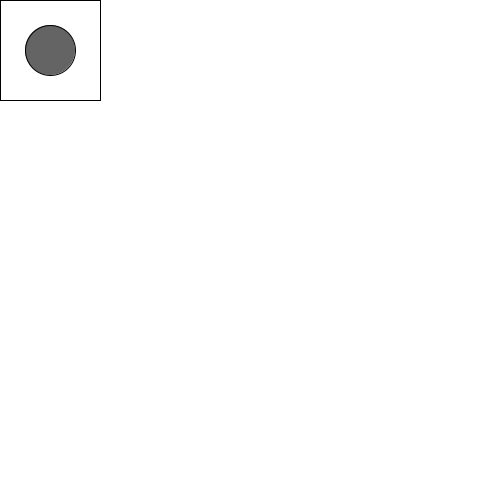
Frame 1 (no input)
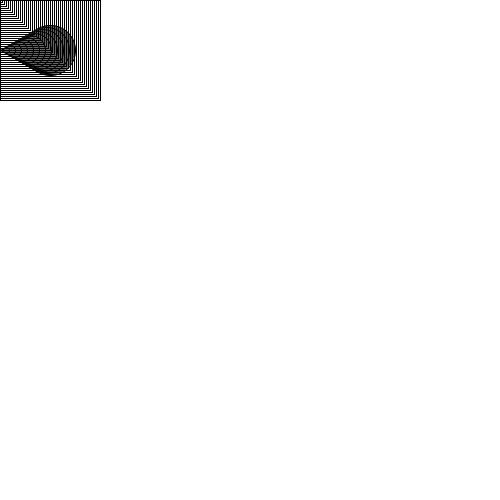
Frame 60 (the mouse pressed at the canvas centre just before this capture)
Frame 120 (the mouse held since frame 60 and released just before this capture): identical to frame 60, image omitted

The Processing sketch that drew these frames (run headless with seeded random() and noise(); from frame 60 on, the mouse is pressed at the canvas centre):

// Processing sketch: processing_141896
// ── processing_141896.pde

/*
  Lines and circles 2.
  Trying d1 approach with everything inside draw using the
  functions fill() and noFill().
*/


void setup(){
 background(255);
 // Create the background lines 
// for(int i=100;i>0;i=i-2){
//   rect(0,0,i,i); 
//  } 
  size(500, 500);
  // Decrease framerate to see the creation process
  frameRate(10);
}

// Counter for circles
int e=50;
int r=100;


void draw(){
  // Draw a circle
  noFill();
  rect(0,0,r,r);
  fill(100);
  ellipse(e,50,e,e);
  e -= 4;
  r -= 2;
}
